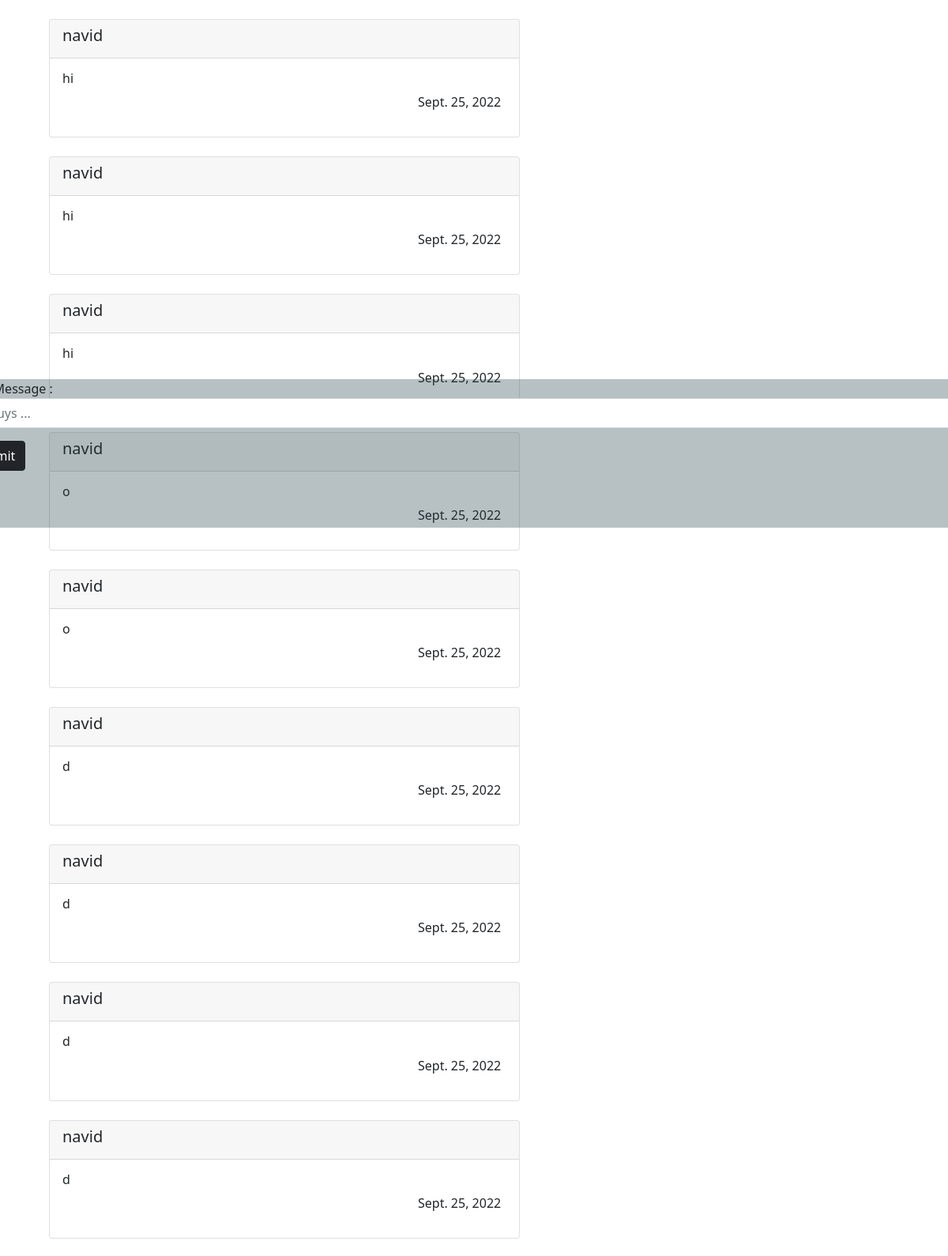
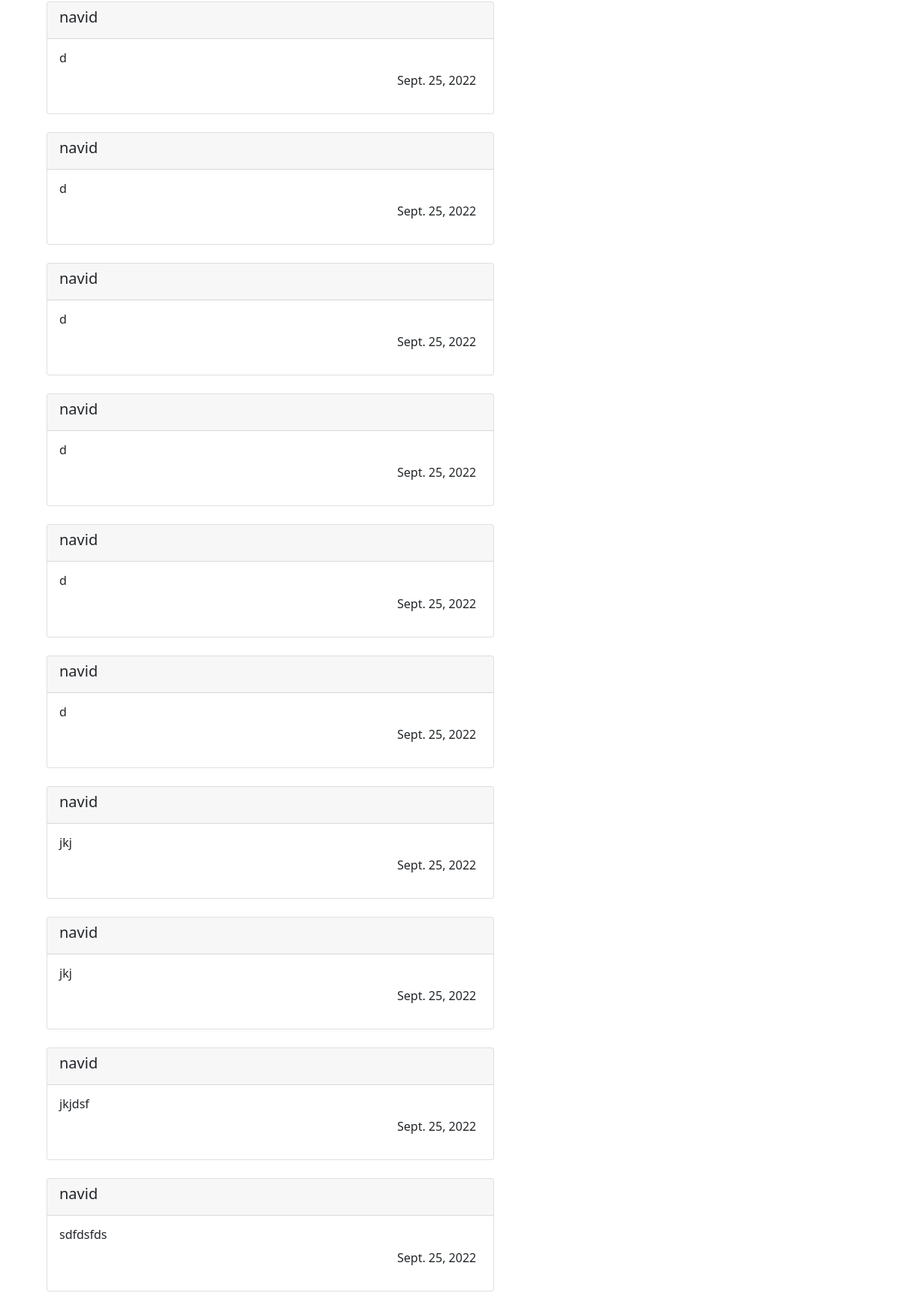
/course_chat/1 (signed in, upper part), run on the app's committed database (2 pictures, top to bottom).
### blog/models.py (models this page shows)
class CourseChat(models.Model):
    user = models.ForeignKey(User, on_delete=models.CASCADE, null=True, default=None, blank=True)
    date = models.DateField(auto_now_add=True)
    message = models.TextField()
    course = models.ForeignKey(Course, on_delete=models.CASCADE, null=True, default=None, blank=True)

### blog/views.py (the view)
# urls.py: path('course_chat/<course_id>', views.course_chat, name='course_chat'),
@login_required
def course_chat(request, course_id):
    course = Course.objects.get(pk=course_id)
    chat = CourseChat.objects.filter(course=course_id)
    if request.method == "POST":
        form = CourseChatForm(request.POST)
        if form.is_valid():
            form = form.save(commit=False)
            form.user = request.user
            form.course = course
            form.save()
            return redirect('course_chat', course_id)
    else:
        form = CourseChatForm
    return render(
        request,
        'base_chat.html',
        {
            'form': form,
            'chat': chat,
            'course': course
        }
    )

### templates/base_chat.html (shortened to what this page needs)
{% extends 'base.html' %}
{% block content %}
{% load static %}
        {% for chat in chat %}
        <div class="card" style="margin-left: 20px; margin-right: 500px;">
            <div class="card-header">
            {% if chat.user == course.teacher %}
            <h5 class="card-title">{{ chat.user }}</h5>
            {% else %}
            <p class="card-title">{{ chat.user }}</p>
            {% endif %}
            </div>
            <div class="card-body">
                    <h6>{{ chat.message }}</h6>
                    <p style="margin-left: 450px;">{{ chat.date }}</p>
            </div>
        </div>
        <br>
        {% endfor %}
        <br><br><br><br> <br>
        <div id="div">
            <form id="form" style="margin-top: 40%; margin-left: -89px; margin-bottom: 50px; background-color: rgba(33, 64, 70, 0.322);" action="" method=POST >
            {{ form.as_p }}
                <input type="submit" value="Submit" class="btn btn-dark">
                <br><br><br><br>
            </form>
        </div>
{% endblock %}

### templates/base_chat.html (style rules this page uses)
.sticky { position: fixed; top: 0; width: 100%; }

### data on the page
CourseChat: user "navid", message "hi", date "Sept. 25, 2022"
CourseChat: user "navid", message "hi", date "Sept. 25, 2022"
CourseChat: user "navid", message "hi", date "Sept. 25, 2022"
CourseChat: user "navid", message "o", date "Sept. 25, 2022"
CourseChat: user "navid", message "o", date "Sept. 25, 2022"
CourseChat: user "navid", message "d", date "Sept. 25, 2022"
CourseChat: user "navid", message "d", date "Sept. 25, 2022"
CourseChat: user "navid", message "d", date "Sept. 25, 2022"
CourseChat: user "navid", message "d", date "Sept. 25, 2022"
CourseChat: user "navid", message "d", date "Sept. 25, 2022"
CourseChat: user "navid", message "d", date "Sept. 25, 2022"
CourseChat: user "navid", message "d", date "Sept. 25, 2022"
CourseChat: user "navid", message "d", date "Sept. 25, 2022"
CourseChat: user "navid", message "d", date "Sept. 25, 2022"
CourseChat: user "navid", message "d", date "Sept. 25, 2022"
CourseChat: user "navid", message "jkj", date "Sept. 25, 2022"
CourseChat: user "navid", message "jkj", date "Sept. 25, 2022"
CourseChat: user "navid", message "jkjdsf", date "Sept. 25, 2022"
CourseChat: user "navid", message "sdfdsfds", date "Sept. 25, 2022"
